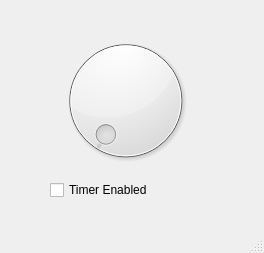
<?xml version="1.0" encoding="UTF-8"?>
<ui version="4.0">
 <class>blinkyWindow</class>
 <widget class="QMainWindow" name="blinkyWindow">
  <property name="geometry">
   <rect>
    <x>0</x>
    <y>0</y>
    <width>264</width>
    <height>253</height>
   </rect>
  </property>
  <property name="windowTitle">
   <string>Qt QTimer example</string>
  </property>
  <widget class="QWidget" name="centralwidget">
   <widget class="QDial" name="dial">
    <property name="geometry">
     <rect>
      <x>30</x>
      <y>30</y>
      <width>191</width>
      <height>141</height>
     </rect>
    </property>
    <property name="maximum">
     <number>100</number>
    </property>
   </widget>
   <widget class="QCheckBox" name="checkBox">
    <property name="geometry">
     <rect>
      <x>50</x>
      <y>180</y>
      <width>121</width>
      <height>20</height>
     </rect>
    </property>
    <property name="text">
     <string>Timer Enabled</string>
    </property>
   </widget>
  </widget>
  <widget class="QMenuBar" name="menubar">
   <property name="geometry">
    <rect>
     <x>0</x>
     <y>0</y>
     <width>264</width>
     <height>22</height>
    </rect>
   </property>
  </widget>
  <widget class="QStatusBar" name="statusbar"/>
 </widget>
 <resources/>
 <connections/>
</ui>
